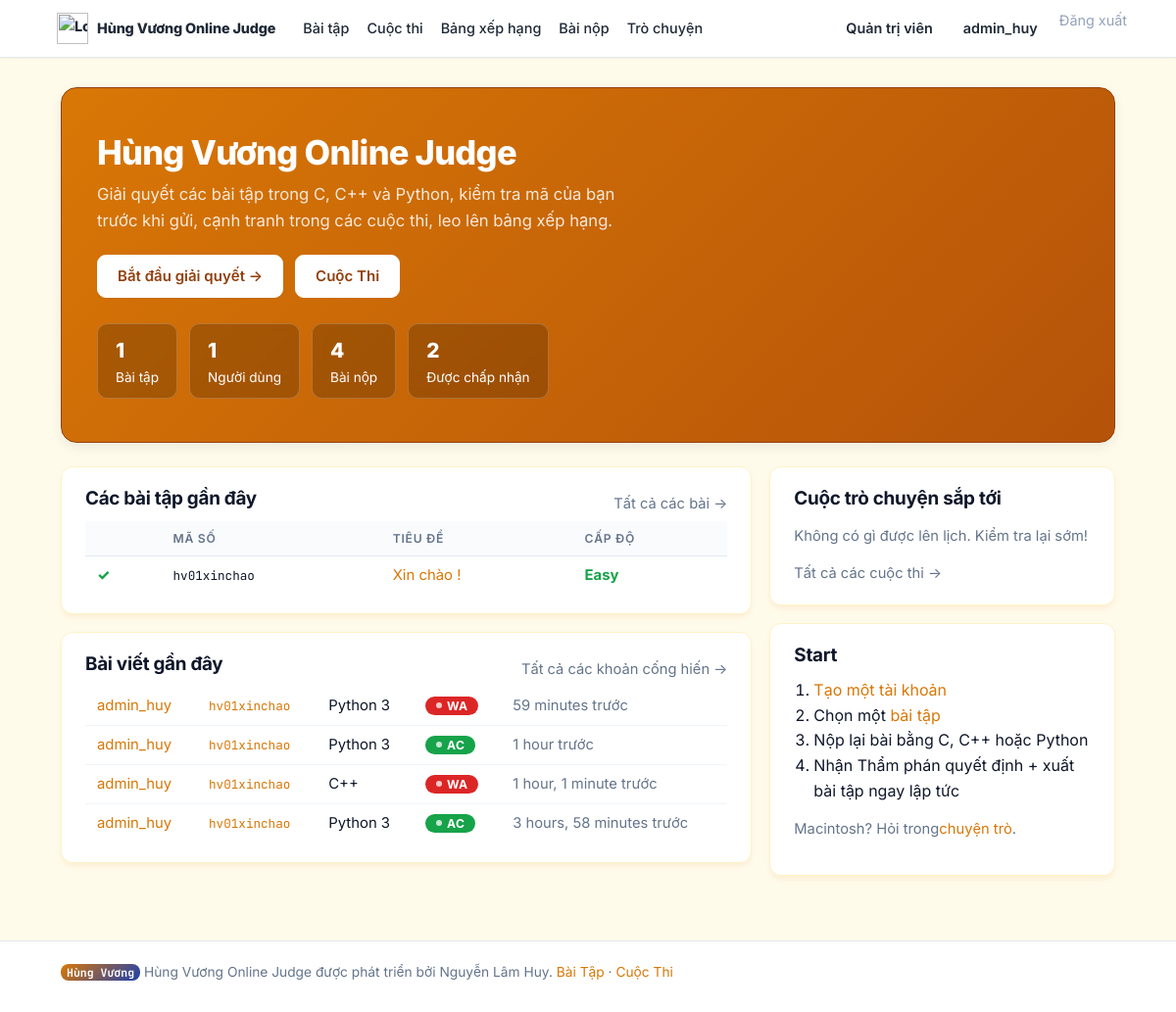
Screenshot of / (signed in) with the database file from the repository.
### judge/models.py (models this page shows, shortened)
class Problem(models.Model):
    DIFFICULTY_CHOICES = [("E", "Easy"), ("M", "Medium"), ("H", "Hard")]
    code = models.SlugField(
        max_length=20,
        unique=True,
        help_text="Short unique code shown in URLs, e.g. SUM01",
    )
    title = models.CharField(max_length=200)
    statement = models.TextField(
        help_text="Problem statement. Plain text — a blank line starts a new paragraph."
    )
    input_format = models.TextField("Input", blank=True)
    output_format = models.TextField("Output", blank=True)
    constraints = models.TextField(blank=True)
    hint = models.TextField(
        blank=True, help_text="Optional hint shown behind a spoiler on the problem page."
    )
    difficulty = models.CharField(max_length=1, choices=DIFFICULTY_CHOICES, default="E")
    tags = models.CharField(
        max_length=200, blank=True, help_text="Comma separated, e.g. math, greedy"
    )
    time_limit = models.FloatField(default=1.0, help_text="Seconds per test case")
    memory_limit = models.PositiveIntegerField(default=256, help_text="Megabytes")
    is_visible = models.BooleanField(
        default=True,
        help_text="Uncheck to hide from the public list (e.g. for upcoming contests).",
    )
    editorial = models.TextField(
        blank=True,
        help_text="Solution explanation. Unlocks for users who solved the problem "
                  "(hidden for everyone while a contest containing it is running).",
    )
    editorial_code = models.TextField(
        "Reference solution", blank=True,
        help_text="Optional reference implementation shown with the editorial.",
    )
    editorial_language = models.CharField(
        max_length=4, blank=True,
        choices=[("c", "C"), ("cpp", "C++"), ("py", "Python 3")],
        help_text="Language of the reference solution.",
    )
    created_by = models.ForeignKey(
        settings.AUTH_USER_MODEL, null=True, blank=True, on_delete=models.SET_NULL
    )
    created_at = models.DateTimeField(auto_now_add=True)
    class Meta:
        ordering = ["code"]
    def get_absolute_url(self):
        return reverse("problem_detail", args=[self.code])

class Submission(models.Model):
    LANGUAGE_CHOICES = [("c", "C"), ("cpp", "C++"), ("py", "Python 3")]
    VERDICT_CHOICES = [
        ("PD", "Pending"),
        ("JG", "Judging"),
        ("AC", "Accepted"),
        ("WA", "Wrong Answer"),
        ("TLE", "Time Limit Exceeded"),
        ("MLE", "Memory Limit Exceeded"),
        ("RE", "Runtime Error"),
        ("CE", "Compilation Error"),
        ("IE", "Internal Error"),
    ]
    user = models.ForeignKey(
        settings.AUTH_USER_MODEL, on_delete=models.CASCADE, related_name="submissions"
    )
    problem = models.ForeignKey(
        Problem, on_delete=models.CASCADE, related_name="submissions"
    )
    contest = models.ForeignKey(
        Contest,
        null=True,
        blank=True,
        on_delete=models.SET_NULL,
        related_name="submissions",
    )
    language = models.CharField(max_length=4, choices=LANGUAGE_CHOICES)
    source_code = models.TextField()
    verdict = models.CharField(max_length=4, choices=VERDICT_CHOICES, default="PD")
    exec_time_ms = models.PositiveIntegerField(null=True, blank=True)
    passed_tests = models.PositiveIntegerField(default=0)
    total_tests = models.PositiveIntegerField(default=0)
    first_fail_test = models.PositiveIntegerField(null=True, blank=True)
    compile_message = models.TextField(blank=True)
    test_results = models.JSONField(default=list, blank=True)
    suggestion = models.TextField(blank=True)
    submitted_at = models.DateTimeField(auto_now_add=True)
    class Meta:
        ordering = ["-submitted_at"]
    def get_absolute_url(self):
        return reverse("submission_detail", args=[self.pk])
    @property
    def verdict_class(self):
        return {
            "AC": "ac",
            "WA": "wa",
            "TLE": "tle",
            "MLE": "tle",
            "RE": "re",
            "CE": "ce",
            "IE": "ie",
            "PD": "pd",
            "JG": "pd",
        }.get(self.verdict, "pd")

### judge/views.py (the view)
# urls.py: path("", views.home, name="home"),
def home(request):
    now = timezone.now()
    running = Contest.objects.filter(is_visible=True, start_time__lte=now,
                                     end_time__gte=now)
    upcoming = Contest.objects.filter(is_visible=True,
                                      start_time__gt=now).order_by("start_time")[:3]
    recent_problems = Problem.objects.filter(is_visible=True).order_by("-created_at")[:6]
    recent_submissions = (
        Submission.objects.select_related("user", "problem")
        .order_by("-submitted_at")[:10]
    )
    stats = {
        "problems": Problem.objects.filter(is_visible=True).count(),
        "users": User.objects.count(),
        "submissions": Submission.objects.count(),
        "accepted": Submission.objects.filter(verdict="AC").count(),
    }
    return render(request, "home.html", {
        "running_contests": running,
        "upcoming_contests": upcoming,
        "recent_problems": recent_problems,
        "recent_submissions": recent_submissions,
        "stats": stats,
        "solved_ids": _solved_problem_ids(request.user),
    })

### judge/views.py (called while the page is built)
def _solved_problem_ids(user):
    if not user.is_authenticated:
        return set()
    return set(
        Submission.objects.filter(user=user, verdict="AC")
        .values_list("problem_id", flat=True)
    )

### templates/home.html (shortened to what this page needs)
{% extends "base.html" %}
{% load static %}
{% block content %}
<div class="hero">
<h1>Hùng Vương Online Judge</h1>
<p>Giải quyết các bài tập trong C, C++ và Python, kiểm tra mã của bạn trước khi gửi, cạnh tranh trong các cuộc thi, leo lên bảng xếp hạng.</p>
<div class="hero-cta">
<a class="btn btn-light" href="{% url 'problem_list' %}">Bắt đầu giải quyết →</a>
<a class="btn btn-ghost" href="{% url 'contest_list' %}" style="background:transparent;color:#fff;border-color:rgba(255,255,255,0.35);">Cuộc Thi</a>
</div>
<div class="stat-row">
<div class="stat"><b>{{ stats.problems }}</b> Bài tập</div>
<div class="stat"><b>{{ stats.users }}</b> Người dùng</div>
<div class="stat"><b>{{ stats.submissions }}</b> Bài nộp</div>
<div class="stat"><b>{{ stats.accepted }}</b>Được chấp nhận</div>
</div>
</div>
<div class="grid-2">
<div>
<div class="card">
<div class="spread">
<h2 style="margin-top:0;">Các bài tập gần đây</h2>
<a class="muted" href="{% url 'problem_list' %}">Tất cả các bài →</a>
</div>
<div class="table-scroll"><table class="table-plain">
<tr><th></th><th>Mã số</th><th>Tiêu đề</th><th>Cấp độ</th></tr>{% for p in recent_problems %}<tr>
<td>{% if p.id in solved_ids %}<span class="tick">✓</span>{% endif %}</td>
<td class="mono">{{ p.code }}</td>
<td><a href="{{ p.get_absolute_url }}">{{ p.title }}</a></td>
<td><span class="diff-{{ p.difficulty }}">{{ p.get_difficulty_display }}</span></td>
</tr>{% empty %}<tr><td class="muted" colspan="4">Chưa có bài tập gì — quản trị viên có thể thêm một số bài tập vào bảng quản trị.</td></tr>
        {% endfor %}
      </table></div>
</div>
<div class="card">
<div class="spread">
<h2 style="margin-top:0;">Bài viết gần đây</h2>
<a class="muted" href="{% url 'submission_list' %}">Tất cả các khoản cống hiến →</a>
</div>
<div class="table-scroll"><table class="table-plain">{% for s in recent_submissions %}<tr>
<td><a href="{% url 'profile' s.user.username %}">{{ s.user.username }}</a></td>
<td class="mono"><a href="{{ s.problem.get_absolute_url }}">{{ s.problem.code }}</a></td>
<td>{{ s.get_language_display }}</td>
<td><a href="{{ s.get_absolute_url }}"><span class="badge badge-{{ s.verdict_class }}">{{ s.verdict }}</span></a></td>
<td class="muted">{{ s.submitted_at|timesince }} trước</td>
</tr>
        {% empty %}
        <tr><td class="muted">Chưa có bài gửi nào - hãy là người đầu tiên!</td></tr>
        {% endfor %}
      </table></div>
</div>
</div>
<div>
<div class="card">
<h2 style="margin-top:0;">Cuộc trò chuyện sắp tới</h2>
      {% for c in upcoming_contests %}
        <p style="margin:8px 0;">
<a href="{{ c.get_absolute_url }}">{{ c.title }}</a><br/>
<span class="muted">bắt đầu vào {{ c.start_time }}</span><br/>
<span class="countdown" data-end="{{ c.start_time|date:'U' }}"></span>
</p>
      {% empty %}
        <p class="muted">Không có gì được lên lịch. Kiểm tra lại sớm!</p>
      {% endfor %}
      <a class="muted" href="{% url 'contest_list' %}">Tất cả các cuộc thi →</a>
</div>
<div class="card">
<h2 style="margin-top:0;">Start</h2>
<ol style="padding-left:20px; margin:6px 0;">
<li><a href="{% url 'register' %}">Tạo một tài khoản</a></li>
<li>Chọn một <a href="{% url 'problem_list' %}">bài tập</a></li>
<li>Nộp lại bài bằng C, C++ hoặc Python</li>
<li>Nhận Thẩm phán quyết định + xuất bài tập ngay lập tức</li>
</ol>
<p class="muted">Macintosh? Hỏi trong<a href="{% url 'chat_global' %}">chuyện trò</a>.</p>
</div>
</div>
</div>
{% endblock %}

### templates/base.html (shortened to what this page needs)
{% load static %}
<html lang="en">
<head>
<link href="{% static 'css/style.css' %}" rel="stylesheet"/>
    <link href="{% static 'css/custom_theme.css' %}" rel="stylesheet"/>
</head>
<body>
<nav class="topbar">
<div class="container topbar-inner">
<a class="brand d-flex align-items-center" href="{% url 'home' %}">
<img alt="Logo" class="me-2 rounded-circle" height="45" src="https://scontent.fhan14-1.fna.fbcdn.net/v/t39.30808-6/796008445_2943094419362398_3058455394759002724_n.jpg?stp=dst-jpg_tt6&amp;cstp=mx1254x1254&amp;ctp=s1254x1254&amp;_nc_cat=101&amp;ccb=1-7&amp;_nc_sid=6ee11a&amp;_nc_ohc=gbu_M93mUkEQ7kNvwHBLF61&amp;_nc_oc=Adq4PkH2zMsPuExCGaRkMu-kSC6lpL3lOFChrGjr6lkMnsZ6QhqO6P3C6LzViUlq65JQRSA-mZIIrhgAFuMECoqR&amp;_nc_zt=23&amp;_nc_ht=scontent.fhan14-1.fna&amp;_nc_gid=NSBGM3CJO4q1eE-a44p4pw&amp;_nc_ss=7b2a8&amp;oh=00_AQLAOHw3PfXNm4xIO5bz49ur9xpQjpKbuNlXPRdJW5Q3lQ&amp;oe=6AA2D2E6" style="object-fit: contain;" width="45"/>
<span>Hùng Vương Online Judge</span>
</a>
<div class="nav-links">
<a class="{% if request.resolver_match.url_name == 'problem_list' %}active{% endif %}" href="{% url 'problem_list' %}">Bài tập</a>
<a class="{% if 'contest' in request.resolver_match.url_name %}active{% endif %}" href="{% url 'contest_list' %}">Cuộc thi</a>
<a class="{% if request.resolver_match.url_name == 'leaderboard' %}active{% endif %}" href="{% url 'leaderboard' %}">Bảng xếp hạng</a>
<a class="{% if 'submission' in request.resolver_match.url_name %}active{% endif %}" href="{% url 'submission_list' %}">Bài nộp</a>
<a class="{% if 'chat' in request.resolver_match.url_name %}active{% endif %}" href="{% url 'chat_global' %}">Trò chuyện</a>
</div>
<div class="nav-user">
      {% if user.is_authenticated %}
        {% if user.is_staff %}<a class="nav-admin" href="{% url 'admin:index' %}">Quản trị viên</a>{% endif %}
        <a class="nav-username" href="{% url 'profile' user.username %}">{{ user.username }}</a>
<form action="{% url 'logout' %}" class="inline-form" method="post">{% csrf_token %}
          <button class="linklike" type="submit">Đăng xuất</button>
</form>
      {% else %}
        <a href="{% url 'login' %}">Đăng nhập</a>
<a class="btn btn-small" href="{% url 'register' %}">Đăng ký</a>
      {% endif %}
    </div>
</div>
</nav>
<main class="container">
  {% block content %}{% endblock %}
</main>
<footer class="footer">
<div class="container">
<span class="brand-mark small">Hùng Vương</span> Hùng Vương Online Judge được phát triển bởi Nguyễn Lâm Huy.
    <a href="{% url 'problem_list' %}">Bài Tập</a> ·
    <a href="{% url 'contest_list' %}">Cuộc Thi</a>
</div>
</footer>
</body>
</html>

### static/css/custom_theme.css (style rules this page uses)
:root { --bs-primary: #d97706 !important; --bs-primary-rgb: 217, 119, 6 !important; --bs-danger: #d97706 !important; --bs-info: #d97706 !important; }
body { background-color: #fffbeb !important; }
.card { border: 1px solid #fef3c7 !important; box-shadow: 0 4px 6px -1px rgba(217, 119, 6, 0.1); }
.brand img, .navbar-brand img { display: inline-block !important; width: 32px !important; height: 32px !important; object-fit: contain !important; vertical-align: middle; }
:root { --accent: #d97706 !important; --accent-hover: #b45309 !important; }
.topbar, .navbar { background-color: #ffffff !important; color: #1f2937 !important; border-bottom: 1px solid #e5e7eb !important; }
.topbar a, .navbar a, .topbar .brand, .navbar-brand { color: #1f2937 !important; }
.hero, .hero-banner, .card.hero { background: linear-gradient(135deg, #d97706 0%, #b45309 100%) !important; color: #ffffff !important; border: 1px solid #92400e !important; }
.hero p, .hero h1, .hero .stat b { color: #ffffff !important; }
.hero .stat { background: rgba(0, 0, 0, 0.2) !important; border: 1px solid rgba(255, 255, 255, 0.2) !important; color: #ffffff !important; }
.hero .btn, .hero a.btn { background-color: #ffffff !important; color: #92400e !important; border-color: #ffffff !important; }
.topbar-inner, .navbar .container { gap: 12px !important; padding-left: 10px !important; padding-right: 10px !important; }
.nav-links { gap: 2px !important; flex-wrap: nowrap !important; white-space: nowrap !important; }
.nav-links a, .topbar a { white-space: nowrap !important; font-size: 0.9rem !important; padding: 4px 8px !important; }

### rows the page displays
Problem: code "hv01xinchao", title "Xin chào !", difficulty "Easy"
Submission: user.username "admin_huy", problem.code "hv01xinchao", language "Python 3", verdict "WA", submitted_at "59 minutes"
Submission: user.username "admin_huy", problem.code "hv01xinchao", language "Python 3", verdict "AC", submitted_at "1 hour"
Submission: user.username "admin_huy", problem.code "hv01xinchao", language "C++", verdict "WA", submitted_at "1 hour, 1 minute"
Submission: user.username "admin_huy", problem.code "hv01xinchao", language "Python 3", verdict "AC", submitted_at "3 hours, 58 minutes"

### other values shown
{{ user.username }} "admin_huy"
{{ stats.problems }} "1"
{{ stats.users }} "1"
{{ stats.submissions }} "4"
{{ stats.accepted }} "2"
